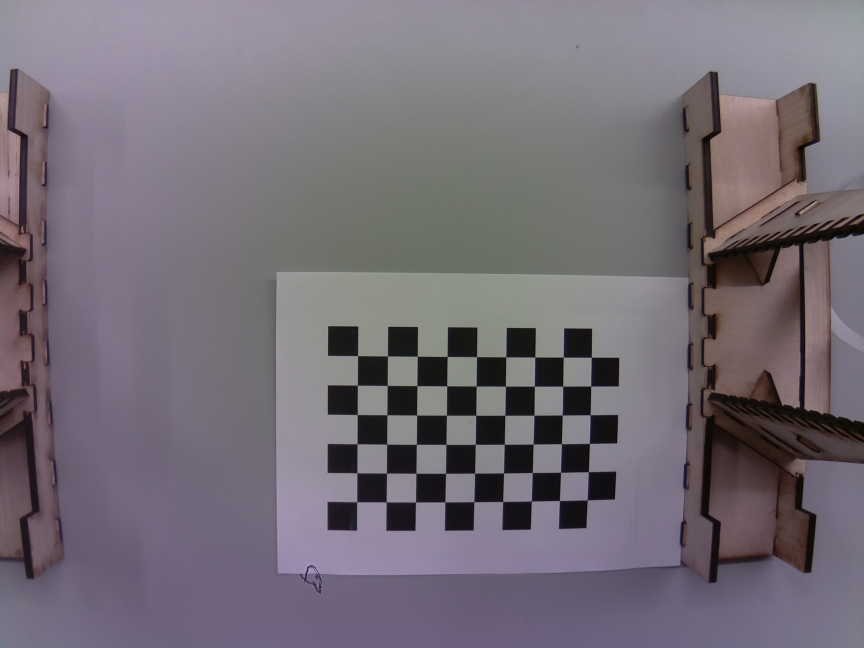
#> input picture tracking/calibration/1.jpg, 2592 x 1944 px (shown at 1/3 size); its folder holds 4 pictures in this run
$ python calib.py   (Python 2 division)
#> lines starting #> are read from the running program, lines starting #| are printed output that depends on the picture
#!/usr/bin/env python
import numpy as np
import sys
import cv2
import glob

# termination criteria
numRow = 9
numCol = 6
criteria = (cv2.TERM_CRITERIA_EPS + cv2.TERM_CRITERIA_MAX_ITER, 30, 0.001)

# prepare object points, like (0,0,0), (1,0,0), (2,0,0) ....,(6,5,0)
objp = np.zeros((numCol*numRow,3), np.float32)
objp[:,:2] = np.mgrid[0:numRow,0:numCol].T.reshape(-1,2)

# Arrays to store object points and image points from all the images.
objpoints = [] # 3d point in real world space
imgpoints = [] # 2d points in image plane.

images = glob.glob('*.jpg')
print images
for fname in images:
    print fname
    img = cv2.imread(fname)
#> img is the input picture: shape (1944, 2592, 3); mean B, G, R 118, 109, 116.1
    gray = cv2.cvtColor(img,cv2.COLOR_BGR2GRAY)
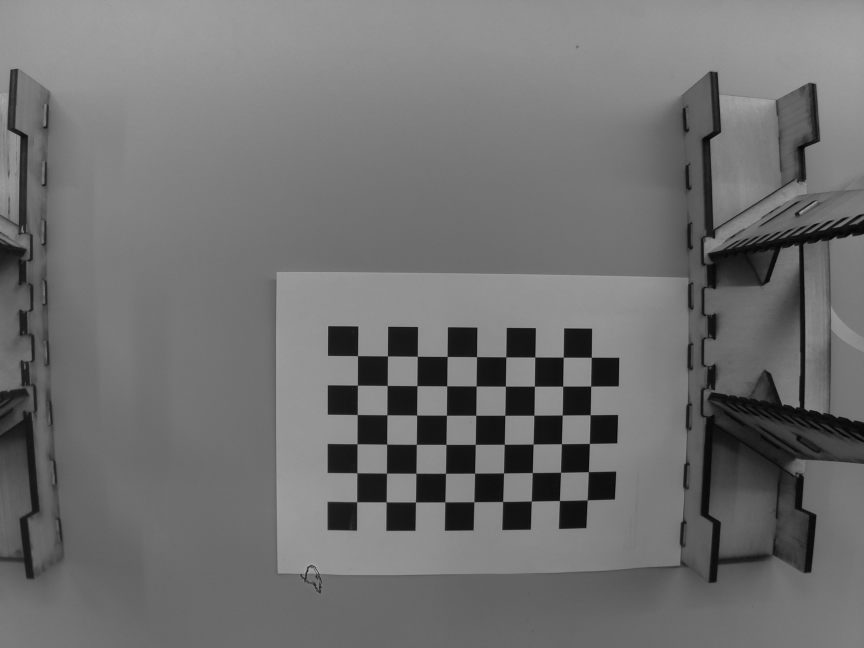
#> gray: shape (1944, 2592) (shown at 1/3 size); min 0, max 202, mean 112.1
    cv2.imshow('img',img)
    # Find the chess board corners
    ret, corners = cv2.findChessboardCorners(gray, (numRow,numCol),None)
#> ret = True; corners = 54 rows, first 8: [1073.8, 1067.9], [1162.9, 1069.1], [1252.6, 1069.8], [1342.4, 1070.1], [1430.8, 1071.2], [1518.2, 1072], [1605.2, 1072], [1690.5, 1072.5]
    print ret
#| True
    # If found, add object points, image points (after refining them)
    if ret == True:
        objpoints.append(objp)

        corners2 = cv2.cornerSubPix(gray,corners,(11,11),(-1,-1),criteria)
#> corners2 = 54 rows, first 8: [1073.6, 1068.1], [1163.2, 1068.9], [1252.7, 1069.7], [1342.3, 1070.4], [1430.6, 1071.1], [1518.4, 1071.7], [1605.4, 1072], [1690.4, 1072.4]
        imgpoints.append(corners2)
#> pass 2 of the loop `for fname in images:`:
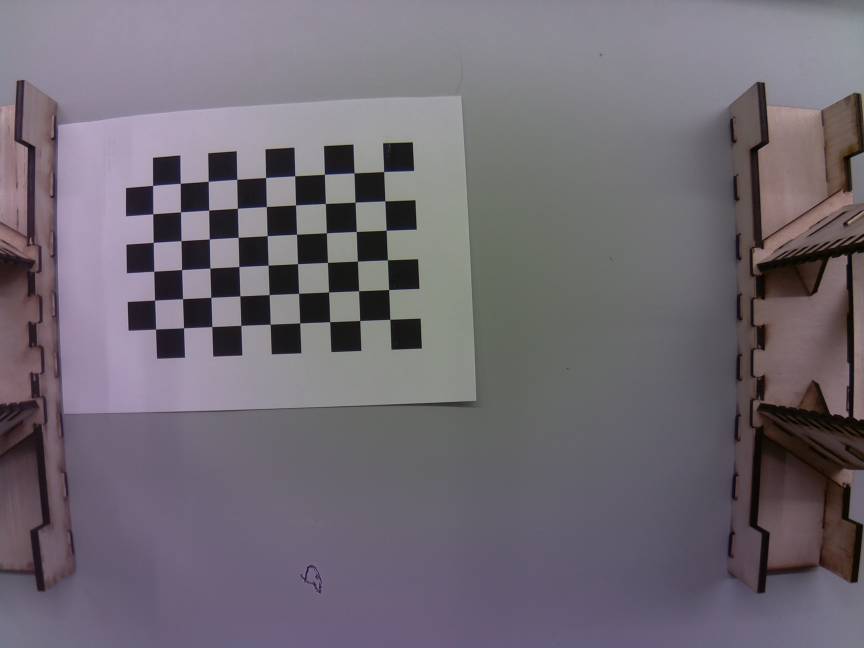
#> input picture tracking/calibration/10.jpg, 2592 x 1944 px (shown at 1/3 size)
#> img is the input picture: shape (1944, 2592, 3); mean B, G, R 114.7, 105.7, 112.1
#> `gray = cv2.cvtColor(img,cv2.COLOR_BGR2GRAY)`:
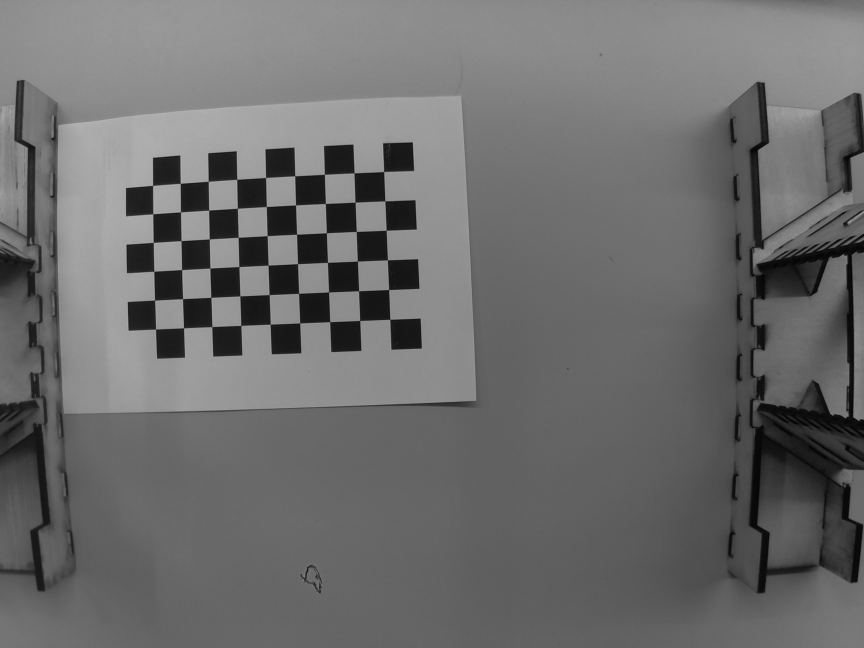
#> gray: shape (1944, 2592) (shown at 1/3 size); min 0, max 187, mean 108.7
#> corners = 54 rows, first 8: [1170.6, 959], [1080.2, 962.2], [990.1, 966.3], [900, 970.1], [811.5, 973.5], [723.5, 977.1], [636.6, 981], [551.5, 984.7]
#| True
#> corners2 = 54 rows, first 8: [1170.4, 958.7], [1080.2, 962.4], [990.2, 966.1], [900.1, 969.7], [811.5, 973.5], [723.5, 977.2], [636.5, 980.8], [551.5, 984.6]
#> pass 3 of the loop `for fname in images:`:
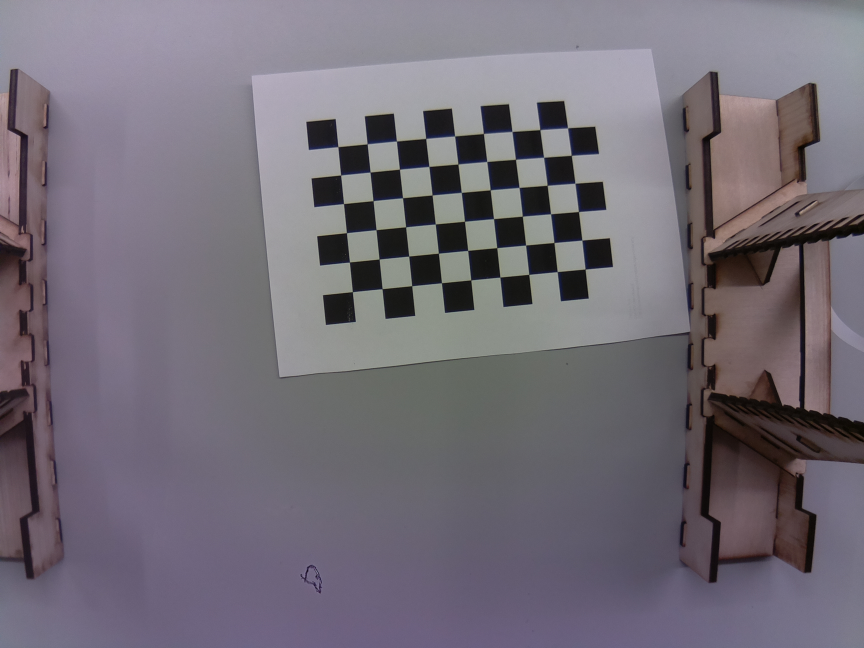
#> input picture tracking/calibration/2.jpg, 2592 x 1944 px (shown at 1/3 size)
#> img is the input picture: shape (1944, 2592, 3); mean B, G, R 118.9, 108.9, 115
#> `gray = cv2.cvtColor(img,cv2.COLOR_BGR2GRAY)`:
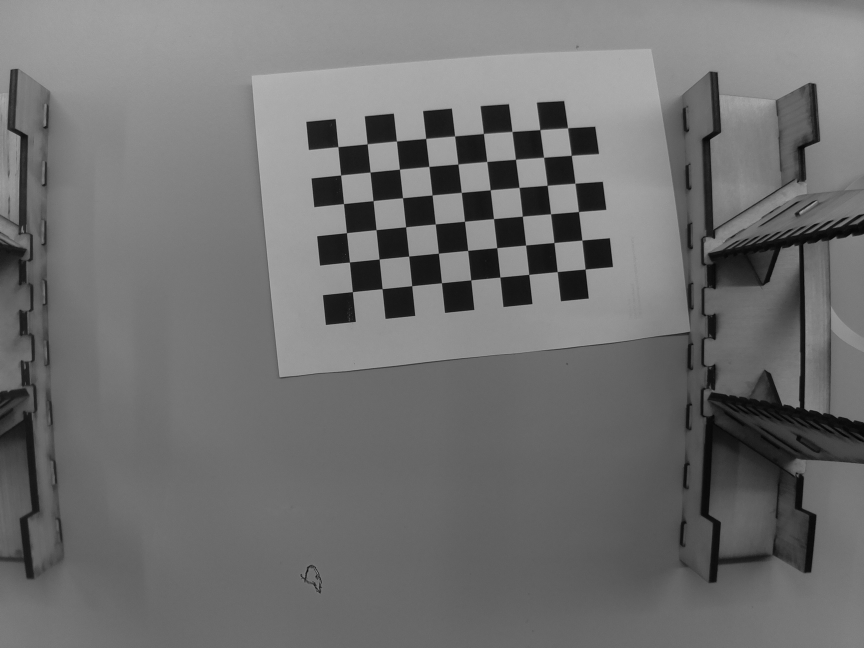
#> gray: shape (1944, 2592) (shown at 1/3 size); min 0, max 187, mean 111.9
#> corners = 54 rows, first 8: [1015, 441.1], [1102.6, 432.7], [1190.2, 424.3], [1278, 416.5], [1364.9, 409.5], [1450.8, 401.9], [1536.8, 396], [1620.3, 390.4]
#| True
#> corners2 = 54 rows, first 8: [1014.6, 441.3], [1102.4, 432.7], [1190.2, 424.2], [1278, 416.5], [1364.7, 409.1], [1450.9, 401.8], [1536.7, 395.7], [1620.3, 390.2]
#> the loop made 4 passes; the first 3 are shown

        # Draw and display the corners
        #img = cv2.drawChessboardCorners(img, (numRow,numCol), corners2,ret)
        #cv2.imshow('img',img)
        #cv2.waitKey(0)

ret,mtx,dist,rvecs,tvecs = cv2.calibrateCamera(objpoints, imgpoints, gray.shape[::-1],None,None)
print mtx
calibFile = open('calib.npz','w')
#> (the run stopped early here; a loop or call above may not have finished)
